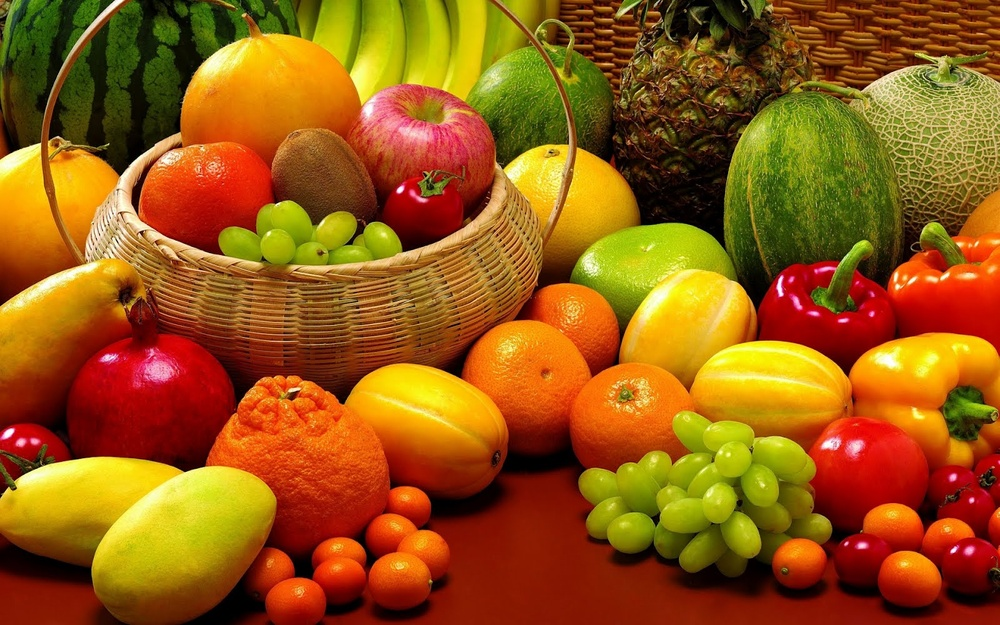
//> input picture Histograma/f.jpg, 1000 x 625 px, shrunk from 1600 x 1000 before the run
$ ./main   (built with g++ and OpenCV 4)
//> lines starting //> are read from the running program, lines starting //| are printed output that depends on the picture; after the words box and inside, x2 and y2 are one past the last pixel; in counts of white or black regions, pixels touching at a corner belong together
#include "opencv2/imgproc.hpp"
#include "opencv2/imgcodecs.hpp"
#include "opencv2/highgui.hpp"
using namespace cv;

int tipo = 0; // initial value
int valor = 0;  // initial value
int tipo2 = 0; // initial value
int valor2 = 0;  // initial value


Mat src, src_gray, dst,dst2,producto,suma;
int a;

int main(  )
{
    src = imread("C:\\OptativaVision\\CapturaImagen\\Histograma\\f.jpg",1);
//> src is the input picture: 625 rows x 1000 cols, CV_8UC3; mean B, G, R 18.2, 88.9, 150.9
    namedWindow("Imagen Cargada",WINDOW_NORMAL);
    imshow("Imagen Cargada",src);
    cvtColor( src, src_gray, COLOR_BGR2GRAY ); // Convert the image to Gray
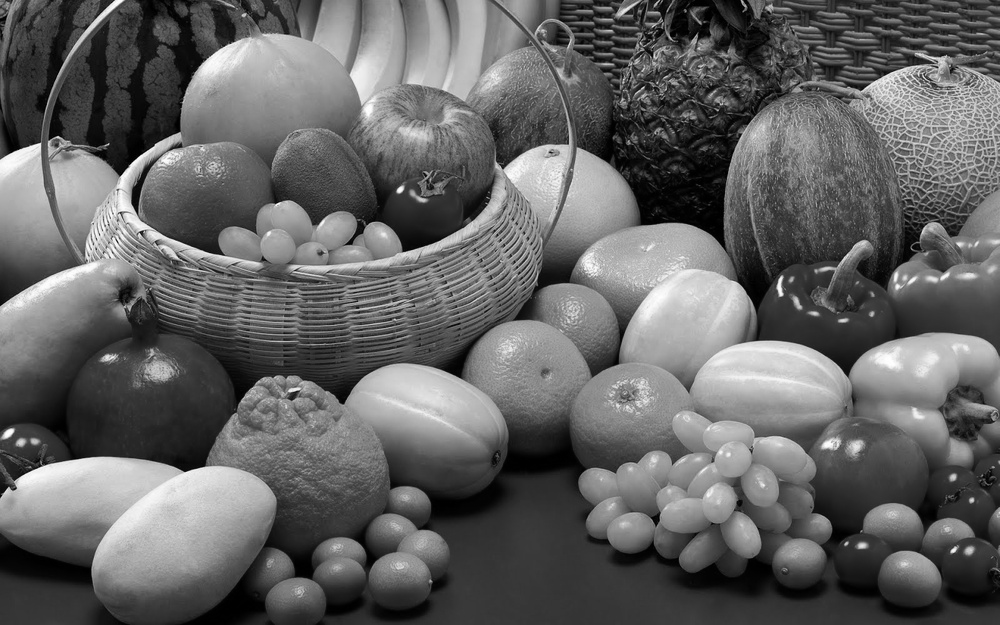
//> src_gray: 625 rows x 1000 cols, CV_8UC1; min 0, max 255, mean 99.4
    namedWindow("Imagen Gris",WINDOW_NORMAL);
    imshow("Imagen Gris",src_gray);

while(true)
{
    namedWindow("thewindow");
    createTrackbar("Tipo", "thewindow", &tipo, 4);
    createTrackbar("Valor", "thewindow", &valor, 255);
    createTrackbar("Tipo2", "thewindow", &tipo2, 4);
    createTrackbar("Valor2", "thewindow", &valor2, 255);

    Scalar lower(tipo,valor,tipo2,valor2);
    //Scalar upper(200,100,80,20);

    threshold( src_gray, dst, valor,255,tipo);
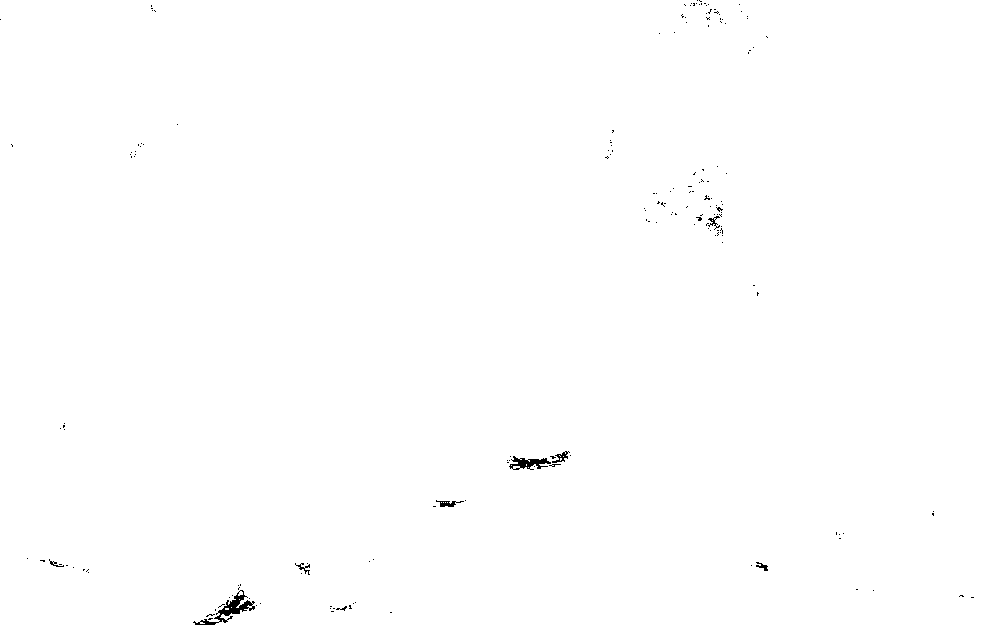
//> dst: 625 rows x 1000 cols, CV_8UC1; 99.7% white; 181 black regions (172 under 20 px), largest, box (x1, y1, x2, y2) and area: (193, 590, 255, 625) 511, (509, 456, 551, 470) 290, (436, 500, 464, 507) 91
    threshold( src_gray, dst2, valor2,255,tipo2);

    producto=dst & dst2;
    suma=dst | dst2;

    imshow("thewindow", dst );
    imshow("Filtro 2", dst2 );
    imshow("And", producto );
    imshow("Suma", suma );


    for(;;)
      {
        char c = (char)waitKey( 20 );
//> the Esc key is pressed
        if( c == 27 )
      { break; }
      }
}
}
